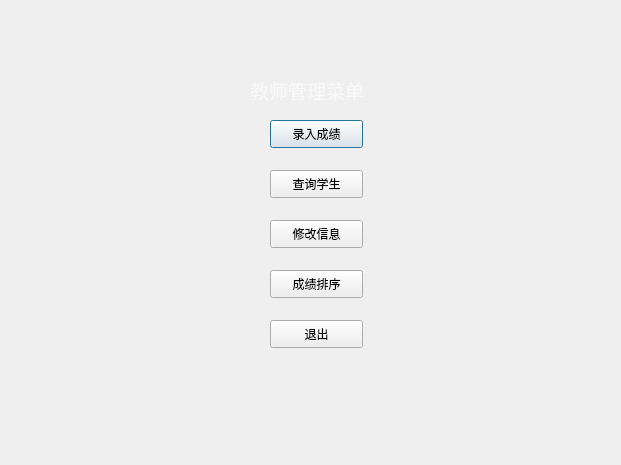
<?xml version="1.0" encoding="UTF-8"?>
<ui version="4.0">
 <class>teacherfunc</class>
 <widget class="QDialog" name="teacherfunc">
  <property name="geometry">
   <rect>
    <x>0</x>
    <y>0</y>
    <width>621</width>
    <height>465</height>
   </rect>
  </property>
  <property name="windowTitle">
   <string>教师功能页</string>
  </property>
  <property name="styleSheet">
   <string notr="true">#teacherfunc{
border-image: url(:/new/prefix1/Apple2.jpg);
}</string>
  </property>
  <widget class="QPushButton" name="addButton">
   <property name="geometry">
    <rect>
     <x>270</x>
     <y>120</y>
     <width>93</width>
     <height>28</height>
    </rect>
   </property>
   <property name="text">
    <string>录入成绩</string>
   </property>
  </widget>
  <widget class="QLabel" name="label">
   <property name="geometry">
    <rect>
     <x>250</x>
     <y>80</y>
     <width>151</width>
     <height>21</height>
    </rect>
   </property>
   <property name="font">
    <font>
     <pointsize>14</pointsize>
    </font>
   </property>
   <property name="styleSheet">
    <string notr="true">color: rgb(249, 249, 249);</string>
   </property>
   <property name="text">
    <string>教师管理菜单</string>
   </property>
  </widget>
  <widget class="QPushButton" name="modifyButton">
   <property name="geometry">
    <rect>
     <x>270</x>
     <y>170</y>
     <width>93</width>
     <height>28</height>
    </rect>
   </property>
   <property name="text">
    <string>查询学生</string>
   </property>
  </widget>
  <widget class="QPushButton" name="modifyButton_2">
   <property name="geometry">
    <rect>
     <x>270</x>
     <y>220</y>
     <width>93</width>
     <height>28</height>
    </rect>
   </property>
   <property name="text">
    <string>修改信息</string>
   </property>
  </widget>
  <widget class="QPushButton" name="sortButton">
   <property name="geometry">
    <rect>
     <x>270</x>
     <y>270</y>
     <width>93</width>
     <height>28</height>
    </rect>
   </property>
   <property name="text">
    <string>成绩排序</string>
   </property>
  </widget>
  <widget class="QPushButton" name="exitButton">
   <property name="geometry">
    <rect>
     <x>270</x>
     <y>320</y>
     <width>93</width>
     <height>28</height>
    </rect>
   </property>
   <property name="text">
    <string>退出</string>
   </property>
  </widget>
 </widget>
 <resources/>
 <connections/>
</ui>
